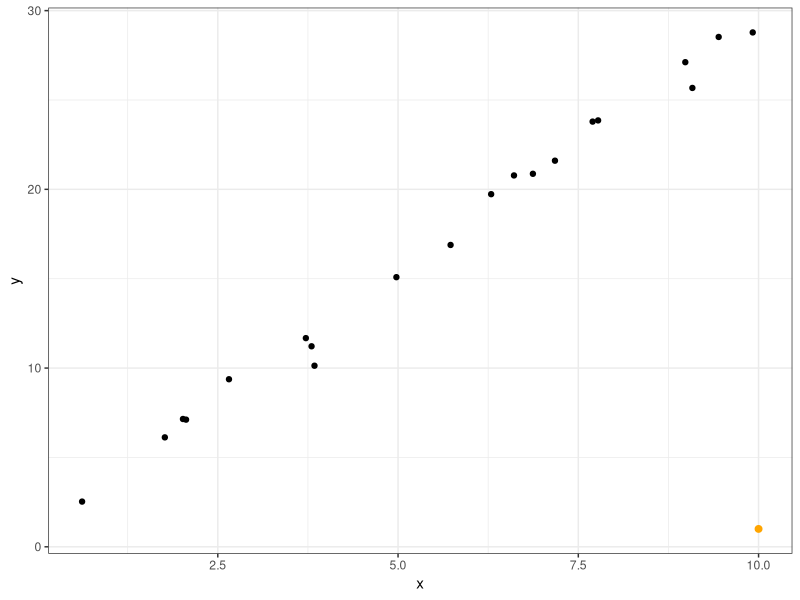
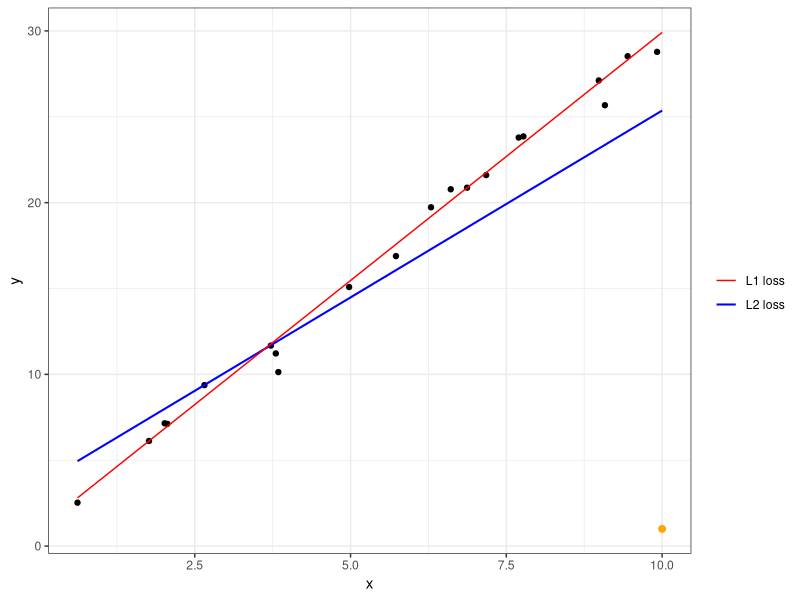
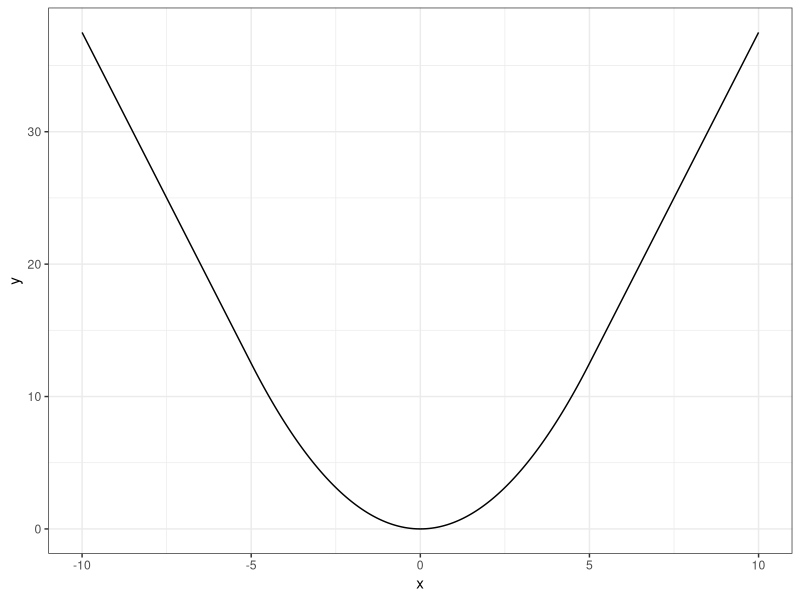

These figures' R source, in order:
## ---- chunk 1
set.seed(1L)
x <- runif(20L, min = 0L, max = 10L)
y <- 0.2 + 3 * x
y <- y + rnorm(length(x), sd = 0.8)

ggplot2::ggplot(data.frame(x = x, y = y), ggplot2::aes(x = x, y = y)) +
  ggplot2::geom_point() + 
  ggplot2::theme_bw() + 
  ggplot2::annotate("point", x = 10L, y = 1L, color = "orange", size = 2)
## ---- chunk 2
set.seed(1L)
x <- runif(20L, min = 0L, max = 10L)
y <- 0.2 + 3 * x
y <- y + rnorm(length(x), sd = 0.8)
x <- c(x, 10L)
y <- c(y, 1L)
dt <- data.frame(x = x, y = y)

ggplot2::ggplot(dt, ggplot2::aes(x = x, y = y)) +
  ggplot2::geom_point() + 
  ggplot2::theme_bw() + 
  ggplot2::geom_smooth(
    formula = y ~ x, 
    method = "lm", 
    se = FALSE, 
    ggplot2::aes(col = "L2 loss"), 
    linewidth = 0.7
  ) +
  ggplot2::geom_quantile(quantiles = 0.5, ggplot2::aes(col = "L1 loss")) +
  ggplot2::scale_color_manual(
    "", values = c("L2 loss" = "blue", "L1 loss" = "red")
  ) +
  ggplot2::annotate("point", x = 10L, y = 1L, color = "orange", size = 2)
## ---- chunk 3
huber_loss <- function(res, delta = 0.5) {
  if (abs(res) <= delta) {
    0.5 * (res^2)
  } else {
    delta * abs(res) - 0.5 * (delta^2)
  }
}

x <- seq(-10L, 10L, length.out = 1000L)
y <- sapply(x, huber_loss, delta = 5L)

ggplot2::ggplot(data.frame(x = x, y = y), ggplot2::aes(x = x, y = y)) +
  ggplot2::geom_line() + 
  ggplot2::theme_bw()
